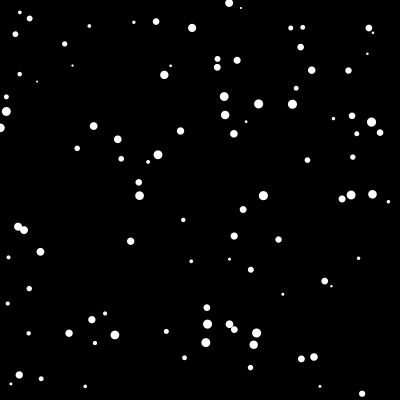
Frame 1 (no input)
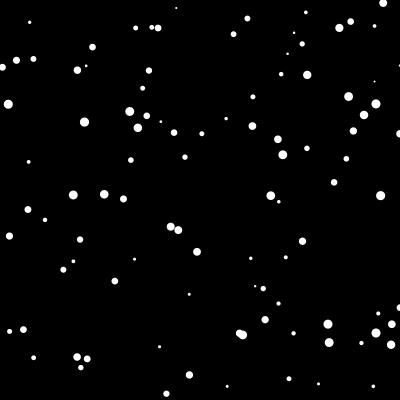
Frame 60 (the mouse pressed at the canvas centre just before this capture)
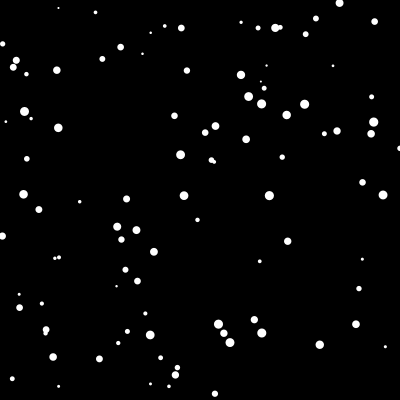
Frame 120 (the mouse held since frame 60 and released just before this capture)

The Processing sketch that drew these frames (run headless with seeded random() and noise(); from frame 60 on, the mouse is pressed at the canvas centre):

// Processing sketch: processing_180495
// ── processing_180495.pde

int starCount = 100;

float[] x = new float[starCount];
float[] y = new float[starCount];
float[] speed = new float[starCount];

void setup() {
  size(400, 400);
  background(0);
  noStroke();
  
  int i = 0;
  while(i < starCount) {
    x[i] = random(0, width);
    y[i] = random(0, height);
    speed[i] = random(1, 5);
    i = i + 1;
  }
}

void draw() {
  background(0);
    
  int i = 0;
  float a = 0;
  while(i < starCount) {
    float radius = speed[i]*1.9;
    ellipse(x[i], y[i], radius, radius);
    
    x[i] = x[i] - speed[i] * (mouseX*0.004+1);
    if(x[i] < 0) {
      x[i] = width;
    }
    i = i + 1;
    a = a + 0.01;
  }
  
}
